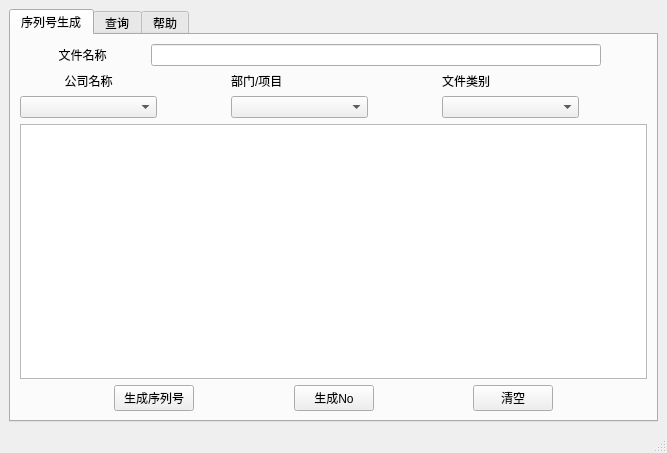
<?xml version="1.0" encoding="UTF-8"?>
<ui version="4.0">
 <class>MainWindow</class>
 <widget class="QMainWindow" name="MainWindow">
  <property name="geometry">
   <rect>
    <x>0</x>
    <y>0</y>
    <width>667</width>
    <height>453</height>
   </rect>
  </property>
  <property name="sizePolicy">
   <sizepolicy hsizetype="Preferred" vsizetype="Preferred">
    <horstretch>0</horstretch>
    <verstretch>0</verstretch>
   </sizepolicy>
  </property>
  <property name="windowTitle">
   <string>MainWindow</string>
  </property>
  <property name="autoFillBackground">
   <bool>false</bool>
  </property>
  <widget class="QWidget" name="centralwidget">
   <layout class="QVBoxLayout" name="verticalLayout_10">
    <item>
     <widget class="QTabWidget" name="tabWidget">
      <property name="currentIndex">
       <number>0</number>
      </property>
      <widget class="QWidget" name="serial_number">
       <attribute name="title">
        <string>序列号生成</string>
       </attribute>
       <layout class="QVBoxLayout" name="verticalLayout_8">
        <item>
         <layout class="QVBoxLayout" name="verticalLayout_6">
          <property name="sizeConstraint">
           <enum>QLayout::SetDefaultConstraint</enum>
          </property>
          <item>
           <layout class="QVBoxLayout" name="verticalLayout_5">
            <item>
             <layout class="QGridLayout" name="gridLayout" columnminimumwidth="125,300,150,1">
              <item row="0" column="1" colspan="2">
               <widget class="QLineEdit" name="lineEdit_file_name">
                <property name="minimumSize">
                 <size>
                  <width>100</width>
                  <height>0</height>
                 </size>
                </property>
               </widget>
              </item>
              <item row="0" column="0">
               <widget class="QLabel" name="label_5">
                <property name="maximumSize">
                 <size>
                  <width>180</width>
                  <height>16777215</height>
                 </size>
                </property>
                <property name="text">
                 <string>文件名称</string>
                </property>
                <property name="alignment">
                 <set>Qt::AlignCenter</set>
                </property>
               </widget>
              </item>
              <item row="0" column="3">
               <spacer name="horizontalSpacer_13">
                <property name="orientation">
                 <enum>Qt::Horizontal</enum>
                </property>
                <property name="sizeHint" stdset="0">
                 <size>
                  <width>40</width>
                  <height>20</height>
                 </size>
                </property>
               </spacer>
              </item>
             </layout>
            </item>
            <item>
             <layout class="QHBoxLayout" name="horizontalLayout" stretch="2,1,2,1,2,1,0">
              <item>
               <layout class="QVBoxLayout" name="verticalLayout">
                <item>
                 <widget class="QLabel" name="label">
                  <property name="layoutDirection">
                   <enum>Qt::LeftToRight</enum>
                  </property>
                  <property name="text">
                   <string>公司名称</string>
                  </property>
                  <property name="alignment">
                   <set>Qt::AlignCenter</set>
                  </property>
                 </widget>
                </item>
                <item>
                 <widget class="QComboBox" name="comboBox_Company"/>
                </item>
               </layout>
              </item>
              <item>
               <spacer name="horizontalSpacer_2">
                <property name="orientation">
                 <enum>Qt::Horizontal</enum>
                </property>
                <property name="sizeHint" stdset="0">
                 <size>
                  <width>40</width>
                  <height>20</height>
                 </size>
                </property>
               </spacer>
              </item>
              <item>
               <layout class="QVBoxLayout" name="verticalLayout_2">
                <item>
                 <widget class="QLabel" name="label_3">
                  <property name="text">
                   <string>部门/项目</string>
                  </property>
                  <property name="alignment">
                   <set>Qt::AlignLeading|Qt::AlignLeft|Qt::AlignVCenter</set>
                  </property>
                 </widget>
                </item>
                <item>
                 <widget class="QComboBox" name="comboBox_part"/>
                </item>
               </layout>
              </item>
              <item>
               <spacer name="horizontalSpacer_4">
                <property name="orientation">
                 <enum>Qt::Horizontal</enum>
                </property>
                <property name="sizeHint" stdset="0">
                 <size>
                  <width>40</width>
                  <height>20</height>
                 </size>
                </property>
               </spacer>
              </item>
              <item>
               <layout class="QVBoxLayout" name="verticalLayout_3">
                <item>
                 <widget class="QLabel" name="label_2">
                  <property name="text">
                   <string>文件类别</string>
                  </property>
                  <property name="alignment">
                   <set>Qt::AlignLeading|Qt::AlignLeft|Qt::AlignVCenter</set>
                  </property>
                 </widget>
                </item>
                <item>
                 <widget class="QComboBox" name="comboBox_type"/>
                </item>
               </layout>
              </item>
              <item>
               <spacer name="horizontalSpacer_3">
                <property name="orientation">
                 <enum>Qt::Horizontal</enum>
                </property>
                <property name="sizeHint" stdset="0">
                 <size>
                  <width>40</width>
                  <height>20</height>
                 </size>
                </property>
               </spacer>
              </item>
              <item>
               <layout class="QVBoxLayout" name="verticalLayout_4"/>
              </item>
             </layout>
            </item>
           </layout>
          </item>
          <item>
           <widget class="QTextEdit" name="textEdit_res">
            <property name="readOnly">
             <bool>true</bool>
            </property>
           </widget>
          </item>
          <item>
           <layout class="QHBoxLayout" name="horizontalLayout_2">
            <item>
             <spacer name="horizontalSpacer_5">
              <property name="orientation">
               <enum>Qt::Horizontal</enum>
              </property>
              <property name="sizeHint" stdset="0">
               <size>
                <width>40</width>
                <height>20</height>
               </size>
              </property>
             </spacer>
            </item>
            <item>
             <widget class="QPushButton" name="pushButton_create">
              <property name="text">
               <string>生成序列号</string>
              </property>
             </widget>
            </item>
            <item>
             <spacer name="horizontalSpacer_6">
              <property name="orientation">
               <enum>Qt::Horizontal</enum>
              </property>
              <property name="sizeHint" stdset="0">
               <size>
                <width>40</width>
                <height>20</height>
               </size>
              </property>
             </spacer>
            </item>
            <item>
             <widget class="QPushButton" name="pushButton_create_No">
              <property name="text">
               <string>生成No</string>
              </property>
             </widget>
            </item>
            <item>
             <spacer name="horizontalSpacer_7">
              <property name="orientation">
               <enum>Qt::Horizontal</enum>
              </property>
              <property name="sizeHint" stdset="0">
               <size>
                <width>40</width>
                <height>20</height>
               </size>
              </property>
             </spacer>
            </item>
            <item>
             <widget class="QPushButton" name="pushButton_clear">
              <property name="text">
               <string>清空</string>
              </property>
             </widget>
            </item>
            <item>
             <spacer name="horizontalSpacer_8">
              <property name="orientation">
               <enum>Qt::Horizontal</enum>
              </property>
              <property name="sizeHint" stdset="0">
               <size>
                <width>40</width>
                <height>20</height>
               </size>
              </property>
             </spacer>
            </item>
           </layout>
          </item>
         </layout>
        </item>
       </layout>
      </widget>
      <widget class="QWidget" name="tab">
       <attribute name="title">
        <string>查询</string>
       </attribute>
       <layout class="QHBoxLayout" name="horizontalLayout_8">
        <item>
         <layout class="QVBoxLayout" name="verticalLayout_12">
          <item>
           <layout class="QHBoxLayout" name="horizontalLayout_6">
            <item>
             <widget class="QLabel" name="label_6">
              <property name="maximumSize">
               <size>
                <width>180</width>
                <height>16777215</height>
               </size>
              </property>
              <property name="text">
               <string>文件名称</string>
              </property>
              <property name="alignment">
               <set>Qt::AlignCenter</set>
              </property>
             </widget>
            </item>
            <item>
             <widget class="QLineEdit" name="lineEdit_search_name">
              <property name="minimumSize">
               <size>
                <width>100</width>
                <height>0</height>
               </size>
              </property>
             </widget>
            </item>
           </layout>
          </item>
          <item>
           <widget class="QTableView" name="tableView_search"/>
          </item>
          <item>
           <layout class="QHBoxLayout" name="horizontalLayout_7">
            <item>
             <spacer name="horizontalSpacer_17">
              <property name="orientation">
               <enum>Qt::Horizontal</enum>
              </property>
              <property name="sizeHint" stdset="0">
               <size>
                <width>40</width>
                <height>20</height>
               </size>
              </property>
             </spacer>
            </item>
            <item>
             <widget class="QPushButton" name="pushButton_checkout">
              <property name="text">
               <string>导出</string>
              </property>
             </widget>
            </item>
            <item>
             <spacer name="horizontalSpacer">
              <property name="orientation">
               <enum>Qt::Horizontal</enum>
              </property>
              <property name="sizeHint" stdset="0">
               <size>
                <width>40</width>
                <height>20</height>
               </size>
              </property>
             </spacer>
            </item>
            <item>
             <widget class="QCheckBox" name="checkBox_No">
              <property name="text">
               <string>No</string>
              </property>
             </widget>
            </item>
            <item>
             <widget class="QPushButton" name="pushButton_find">
              <property name="text">
               <string>查询</string>
              </property>
             </widget>
            </item>
            <item>
             <spacer name="horizontalSpacer_19">
              <property name="orientation">
               <enum>Qt::Horizontal</enum>
              </property>
              <property name="sizeHint" stdset="0">
               <size>
                <width>40</width>
                <height>20</height>
               </size>
              </property>
             </spacer>
            </item>
            <item>
             <widget class="QPushButton" name="pushButton_back">
              <property name="text">
               <string>返回</string>
              </property>
             </widget>
            </item>
            <item>
             <spacer name="horizontalSpacer_18">
              <property name="orientation">
               <enum>Qt::Horizontal</enum>
              </property>
              <property name="sizeHint" stdset="0">
               <size>
                <width>40</width>
                <height>20</height>
               </size>
              </property>
             </spacer>
            </item>
           </layout>
          </item>
         </layout>
        </item>
       </layout>
      </widget>
      <widget class="QWidget" name="help">
       <attribute name="title">
        <string>帮助</string>
       </attribute>
       <layout class="QVBoxLayout" name="verticalLayout_11">
        <item>
         <layout class="QVBoxLayout" name="verticalLayout_9">
          <item>
           <layout class="QVBoxLayout" name="verticalLayout_7">
            <item>
             <layout class="QHBoxLayout" name="horizontalLayout_3">
              <item>
               <widget class="QTableView" name="tableView_part">
                <property name="mouseTracking">
                 <bool>false</bool>
                </property>
                <property name="dragEnabled">
                 <bool>false</bool>
                </property>
               </widget>
              </item>
              <item>
               <widget class="QTableView" name="tableView_type"/>
              </item>
              <item>
               <spacer name="horizontalSpacer_14">
                <property name="orientation">
                 <enum>Qt::Horizontal</enum>
                </property>
                <property name="sizeHint" stdset="0">
                 <size>
                  <width>40</width>
                  <height>20</height>
                 </size>
                </property>
               </spacer>
              </item>
              <item>
               <widget class="QTableView" name="tableView_project"/>
              </item>
              <item>
               <widget class="QTableView" name="tableView_project_type"/>
              </item>
             </layout>
            </item>
            <item>
             <layout class="QHBoxLayout" name="horizontalLayout_5">
              <item>
               <spacer name="horizontalSpacer_9">
                <property name="orientation">
                 <enum>Qt::Horizontal</enum>
                </property>
                <property name="sizeHint" stdset="0">
                 <size>
                  <width>40</width>
                  <height>20</height>
                 </size>
                </property>
               </spacer>
              </item>
              <item>
               <widget class="QPushButton" name="pushButton_update">
                <property name="text">
                 <string>更新</string>
                </property>
               </widget>
              </item>
              <item>
               <spacer name="horizontalSpacer_11">
                <property name="orientation">
                 <enum>Qt::Horizontal</enum>
                </property>
                <property name="sizeHint" stdset="0">
                 <size>
                  <width>40</width>
                  <height>20</height>
                 </size>
                </property>
               </spacer>
              </item>
              <item>
               <widget class="QPushButton" name="pushButton_help_back">
                <property name="text">
                 <string>返回</string>
                </property>
               </widget>
              </item>
              <item>
               <spacer name="horizontalSpacer_10">
                <property name="orientation">
                 <enum>Qt::Horizontal</enum>
                </property>
                <property name="sizeHint" stdset="0">
                 <size>
                  <width>40</width>
                  <height>20</height>
                 </size>
                </property>
               </spacer>
              </item>
             </layout>
            </item>
           </layout>
          </item>
          <item>
           <layout class="QHBoxLayout" name="horizontalLayout_4">
            <item>
             <spacer name="horizontalSpacer_12">
              <property name="orientation">
               <enum>Qt::Horizontal</enum>
              </property>
              <property name="sizeHint" stdset="0">
               <size>
                <width>40</width>
                <height>20</height>
               </size>
              </property>
             </spacer>
            </item>
            <item>
             <widget class="QPushButton" name="pushButton_show">
              <property name="maximumSize">
               <size>
                <width>10</width>
                <height>10</height>
               </size>
              </property>
              <property name="font">
               <font>
                <pointsize>7</pointsize>
               </font>
              </property>
              <property name="text">
               <string/>
              </property>
             </widget>
            </item>
            <item>
             <widget class="QLabel" name="label_author">
              <property name="font">
               <font>
                <pointsize>7</pointsize>
               </font>
              </property>
              <property name="text">
               <string>Designed By Andy</string>
              </property>
              <property name="alignment">
               <set>Qt::AlignRight|Qt::AlignTrailing|Qt::AlignVCenter</set>
              </property>
             </widget>
            </item>
           </layout>
          </item>
         </layout>
        </item>
       </layout>
      </widget>
     </widget>
    </item>
   </layout>
  </widget>
  <widget class="QStatusBar" name="statusbar"/>
 </widget>
 <resources/>
 <connections/>
</ui>
